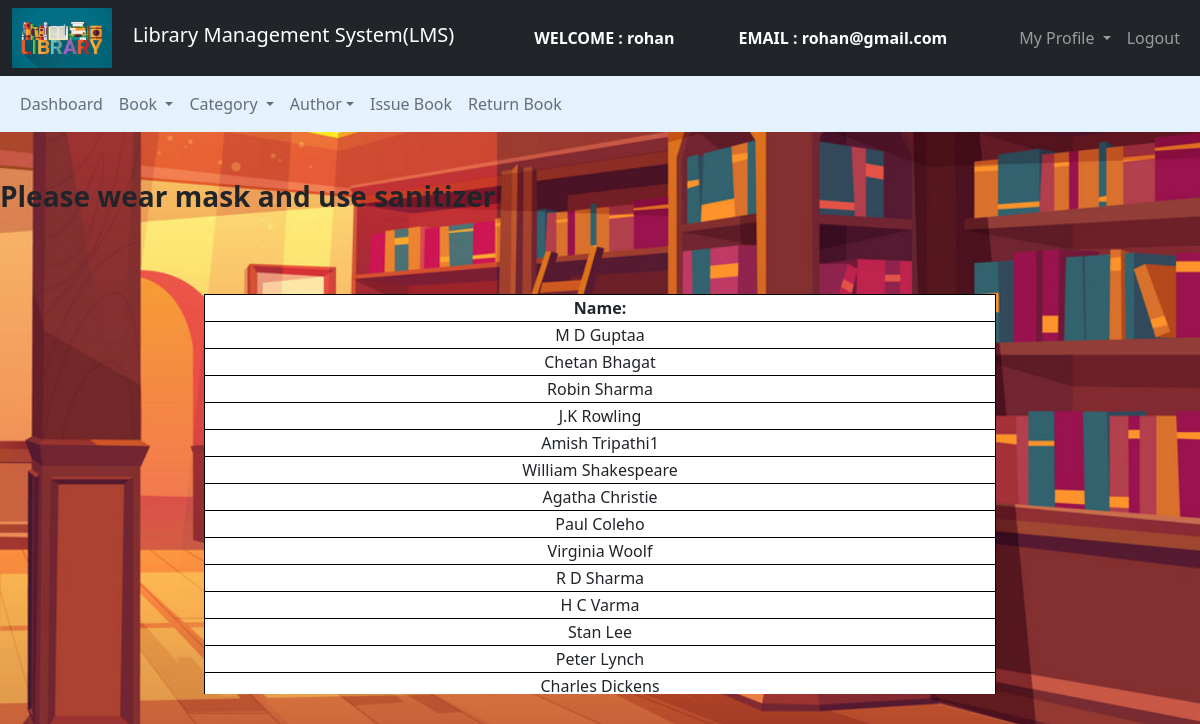
The app's page /Admin/Author/regauth.php (signed in) with its own data.
### tables this page shows
CREATE TABLE `authors` (
  `author_id` int(11) NOT NULL,
  `author_name` varchar(250) NOT NULL
);

### Admin/Author/regauth.php (the view, shortened to what this page needs)
<?php
$connection = mysqli_connect("localhost", "root", "");
$query = "select * from authors";
?>
<!DOCTYPE html>
<html>
<head>
    <link href="https://cdn.jsdelivr.net/npm/bootstrap@5.0.0-beta2/dist/css/bootstrap.min.css" rel="stylesheet">
</head>
<body>
    <nav class="navbar navbar-expand-lg navbar-dark bg-dark">
        <div class="container-fluid">
            <div class="navbar-header">
                <img src="../images/abc1.jpeg" width="100" height="60"> &nbsp &nbsp
                <a class="navbar-brand" href="../admin_dashboard.php">Library Management System(LMS)</a>
            </div>
            <font style="color: white">
                <span>
                    <strong>
                        WELCOME : <?php echo $_SESSION['name']; ?></strong>
                </span>
            </font>
            <font style="color: white">
                <span>
                    <strong>
                        EMAIL : <?php echo $_SESSION['email']; ?></strong>
                </span>
            </font>
            <ul class="nav navbar-nav navbar-right">
                <li class="nav-item dropdown">
                    <a class="nav-link dropdown-toggle" data-toggle="dropdown">
                        My Profile
                    </a>
                </li>
                <li class="nav-item"><a class="nav-link" href="../../logout.php">
                        Logout
                    </a></li>
            </ul>
        </div>
    </nav>
    <nav class="navbar navbar-expand-lg navbar-light" style="background-color: #e3f2fd">
        <div class="container-fluid">
            <ul class="nav navbar-nav navbar-center">
                <li class="nav-item">
                    <a href="../admin_dashboard.php" class="nav-link">
                        Dashboard
                    </a>
                </li>
                <li class="nav-item dropdown ">
                    <a class="nav-link dropdown-toggle" data-toggle="dropdown"> Book
                    </a>
                </li>
                <li class="nav-item dropdown ">
                    <a class="nav-link dropdown-toggle" data-toggle="dropdown"> Category </a>
                </li>
                <li class="nav-item dropdown ">
                    <a class="nav-link dropdown-toggle" data-toggle="dropdown"> Author</a>
                </li>
                <li class="nav-item">
                    <a href="../Book/issue_book.php" class="nav-link">
                        Issue Book</a>
                </li>
                <li class="nav-item">
                    <a href="../Book/return_book.php" class="nav-link">
                        Return Book</a>
                </li>
            </ul>
        </div>
    </nav>
    <br><br>
    <?php include '../../header.php'; ?><br><br>
    <div class="row">
        <div class="col-md-2"></div>
        <div class="col-md-8">
            <form>
                <table class="table-bordered" width="900px" style="text-align:center">
                    <tr>
                        <th>Name:</th>
                    </tr>
                    <?php
                    $query_run = mysqli_query($connection, $query);
                    while ($row = mysqli_fetch_assoc($query_run)) {
                        $aut_name = $row['author_name'];
                    ?>
                        <tr>
                            <td><?php echo $aut_name; ?></td>
                        </tr>
                    <?php
                    }
                    ?>
                </table>
            </form>
        </div>
        <div class="col-md-2"></div>
    </div>
</body>
</html>

### Admin/Author/regauth.php (style rules this page uses)
body { background-image: url("../images/xyz3.jpg"); background-repeat: no-repeat; background-size: cover; background-color: #cccccc; }
table { width: 100%; border: #000000; background-color: white; }
.col-md-8 { overflow-x: auto; height: 400px; }

### records on screen
authors: author_name "M D Guptaa"
authors: author_name "Chetan Bhagat"
authors: author_name "Robin Sharma"
authors: author_name "J.K Rowling"
authors: author_name "Amish Tripathi1"
authors: author_name "William Shakespeare"
authors: author_name "Agatha Christie"
authors: author_name "Paul Coleho"
authors: author_name "Virginia Woolf"
authors: author_name "R D Sharma"
authors: author_name "H C Varma"
authors: author_name "Stan Lee"
authors: author_name "Peter Lynch"
authors: author_name "Charles Dickens"

### other values on screen
$_SESSION['name'] "rohan"
$_SESSION['email'] "rohan@gmail.com"
